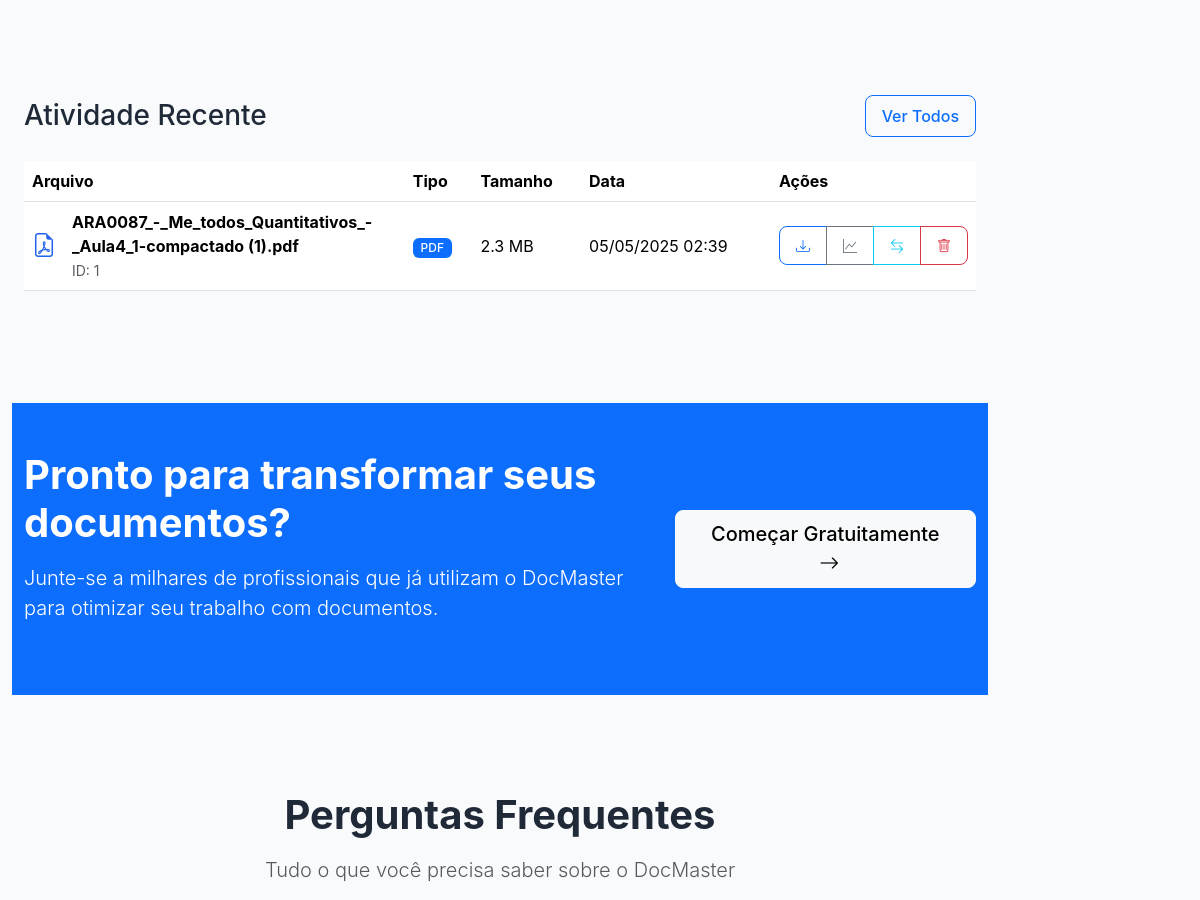
Before: / (middle part) with the older database file.
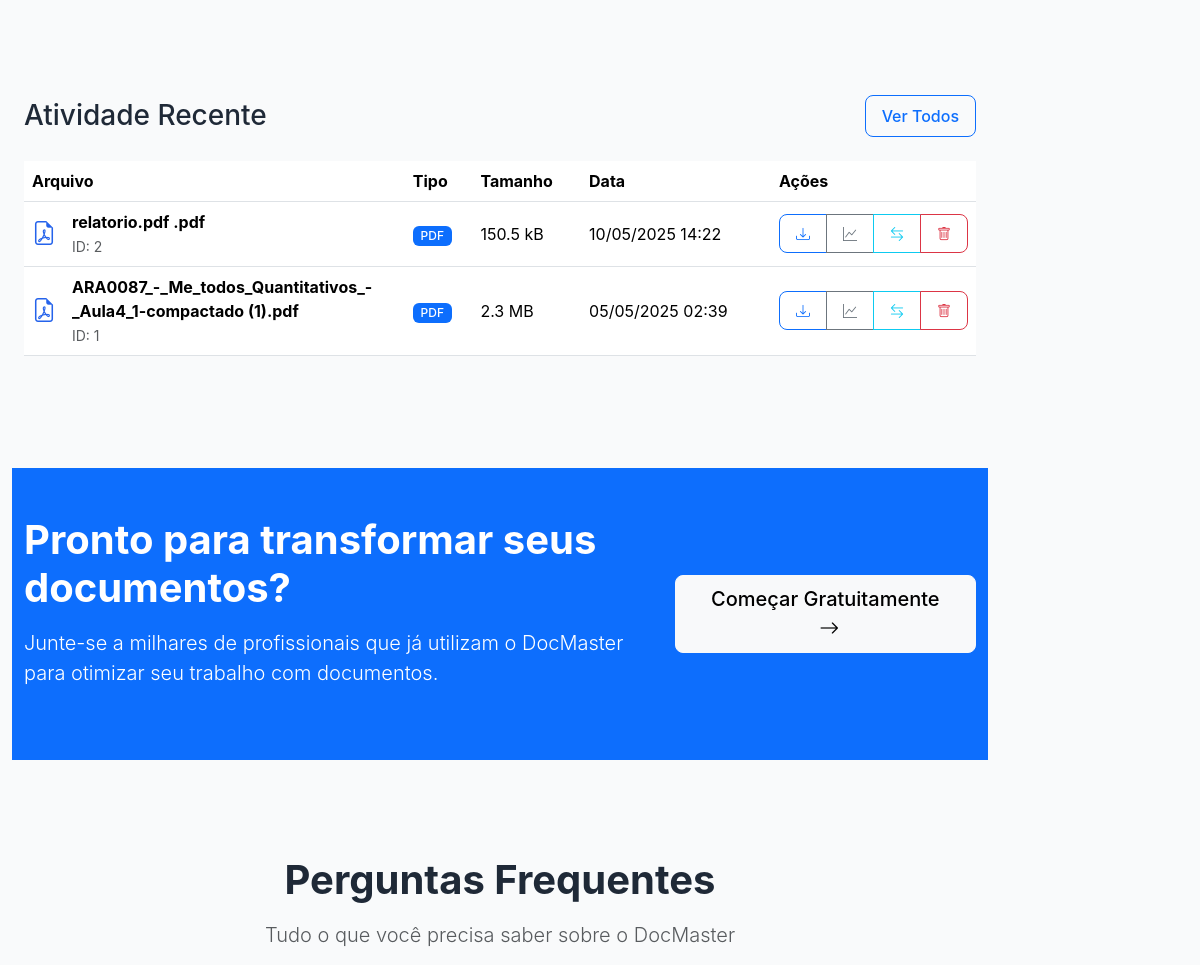
After: the same page with the newer database file.
### app.py (models this page shows)
class Document(db.Model):
    id = db.Column(db.Integer, primary_key=True)
    filename = db.Column(db.String(255), nullable=False)
    original_filename = db.Column(db.String(255), nullable=False)
    file_type = db.Column(db.String(50))
    file_size = db.Column(db.Integer)
    upload_date = db.Column(db.DateTime, default=datetime.utcnow)
    category = db.Column(db.String(50))
    tags = db.Column(db.String(255))
    processed = db.Column(db.Boolean, default=False)
    file_hash = db.Column(db.String(64))
    user_id = db.Column(db.String(50))  # For future user authentication

### app.py (the view)
@app.route('/')
def index():
    recent_files = Document.query.order_by(Document.upload_date.desc()).limit(10).all()
    return render_template('index.html', recent_files=recent_files)

### templates/index.html (shortened to what this page needs)
{% extends "base.html" %}
{% block content %}
<div class="fade-in">
    {% if recent_files %}
    <section class="py-5 mb-5">
        <div class="container">
            <div class="d-flex justify-content-between align-items-center mb-4">
                <h2 class="h3 mb-0">Atividade Recente</h2>
                <a href="{{ url_for('upload') }}" class="btn btn-outline-primary">Ver Todos</a>
            </div>
            <div class="table-responsive">
                <table class="table table-hover align-middle">
                    <thead>
                        <tr>
                            <th style="width: 40%">Arquivo</th>
                            <th>Tipo</th>
                            <th>Tamanho</th>
                            <th>Data</th>
                            <th style="width: 200px">Ações</th>
                        </tr>
                    </thead>
                    <tbody>
                        {% for file in recent_files[:5] %}
                        <tr>
                            <td>
                                <div class="d-flex align-items-center">
                                    <div class="file-icon me-3">
                                        <i class="bi bi-file-earmark-{{ file.file_type }} fs-4 text-primary"></i>
                                    </div>
                                    <div>
                                        <div class="fw-bold">{{ file.original_filename }}</div>
                                        <small class="text-muted">ID: {{ file.id }}</small>
                                    </div>
                                </div>
                            </td>
                            <td>
                                <span class="badge bg-primary">{{ file.file_type | upper }}</span>
                            </td>
                            <td>{{ file.file_size | filesizeformat }}</td>
                            <td>{{ file.upload_date.strftime('%d/%m/%Y %H:%M') }}</td>
                            <td>
                                <div class="btn-group" role="group">
                                    <a href="{{ url_for('download_file', file_id=file.id) }}"
                                       class="btn btn-sm btn-outline-primary"
                                       data-bs-toggle="tooltip"
                                       title="Download">
                                        <i class="bi bi-download"></i>
                                    </a>
                                    <a href="{{ url_for('analyzer') }}?file_id={{ file.id }}"
                                       class="btn btn-sm btn-outline-secondary"
                                       data-bs-toggle="tooltip"
                                       title="Analisar">
                                        <i class="bi bi-graph-up"></i>
                                    </a>
                                    <a href="{{ url_for('converter') }}?file_id={{ file.id }}"
                                       class="btn btn-sm btn-outline-info"
                                       data-bs-toggle="tooltip"
                                       title="Converter">
                                        <i class="bi bi-arrow-left-right"></i>
                                    </a>
                                    <button onclick="deleteFile({{ file.id }})"
                                            class="btn btn-sm btn-outline-danger"
                                            data-bs-toggle="tooltip"
                                            title="Excluir">
                                        <i class="bi bi-trash"></i>
                                    </button>
                                </div>
                            </td>
                        </tr>
                        {% endfor %}
                    </tbody>
                </table>
            </div>
        </div>
    </section>
    {% endif %}
    <section class="py-5 bg-primary text-white mb-5">
        <div class="container">
            <div class="row align-items-center">
                <div class="col-lg-8">
                    <h2 class="display-6 fw-bold mb-3">Pronto para transformar seus documentos?</h2>
                    <p class="lead mb-4">Junte-se a milhares de profissionais que já utilizam o DocMaster para otimizar seu trabalho com documentos.</p>
                </div>
                <div class="col-lg-4 text-lg-end">
                    <a href="{{ url_for('upload') }}" class="btn btn-light btn-lg px-4">
                        Começar Gratuitamente
                        <i class="bi bi-arrow-right ms-2"></i>
                    </a>
                </div>
            </div>
        </div>
    </section>
    <section class="py-5">
        <div class="container">
            <div class="text-center mb-5">
                <h2 class="display-6 fw-bold">Perguntas Frequentes</h2>
                <p class="lead text-muted">Tudo o que você precisa saber sobre o DocMaster</p>
            </div>
        </div>
    </section>
</div>
{% endblock %}

### templates/base.html (shortened to what this page needs)
<!DOCTYPE html>
<html lang="pt-BR" data-theme="light">
<head>
    <link href="https://cdn.jsdelivr.net/npm/bootstrap@5.3.2/dist/css/bootstrap.min.css" rel="stylesheet">
    <link href="https://cdn.jsdelivr.net/npm/bootstrap-icons@1.11.2/font/bootstrap-icons.css" rel="stylesheet">
    <link href="{{ url_for('static', filename='css/style.css') }}" rel="stylesheet">
</head>
<body>
    <div class="container-fluid">
        <div class="row">
            <div class="col-md-9 col-lg-10 py-4">
                {% block content %}{% endblock %}
            </div>
        </div>
    </div>
</body>
</html>

### static/css/style.css (style rules this page uses)
:root { --primary-color: #2563EB; --secondary-color: #10B981; --accent-color: #7C3AED; --success-color: #10B981; --error-color: #EF4444; --warning-color: #F59E0B; --text-color: #1F2937; --bg-light: #F9FAFB; --bg-dark: #111827; --border-radius: 12px; --transition: all 0.3s ease; }
* { box-sizing: border-box; }
body { font-family: -apple-system, BlinkMacSystemFont, "Segoe UI", Roboto, "Helvetica Neue", Arial, sans-serif; background-color: var(--bg-light); color: var(--text-color); transition: var(--transition); }
h1, h2, h3, h4, h5, h6 { font-weight: 600; margin-bottom: 1rem; }
.btn { border-radius: 8px; padding: 0.5rem 1rem; font-weight: 500; transition: var(--transition); }
.fade-in { animation: fadeIn 0.5s ease-in; }
.table { color: var(--text-color); }
.badge { border-radius: 6px; padding: 0.35em 0.65em; font-weight: 500; }
.text-primary { color: var(--primary-color) !important; }

### templates/base.html (style rules this page uses)
:root { --primary-color: #2563EB; --secondary-color: #10B981; --accent-color: #7C3AED; --success-color: #10B981; --error-color: #EF4444; --warning-color: #F59E0B; --text-color: #1F2937; --bg-light: #F9FAFB; --bg-dark: #111827; }
body { background-color: var(--bg-light); color: var(--text-color); transition: all 0.3s ease; }
.fade-in { animation: fadeIn 0.5s ease-in; }

### templates/index.html (style rules this page uses)
.file-icon i { font-size: 1.5rem; }

Changed rows visible on the page:
added Document: original_filename "relatorio.pdf .pdf", id "2", file_type "PDF", file_size|filesizeformat "150.5 kB", upload_date "10/05/2025 14:22"
